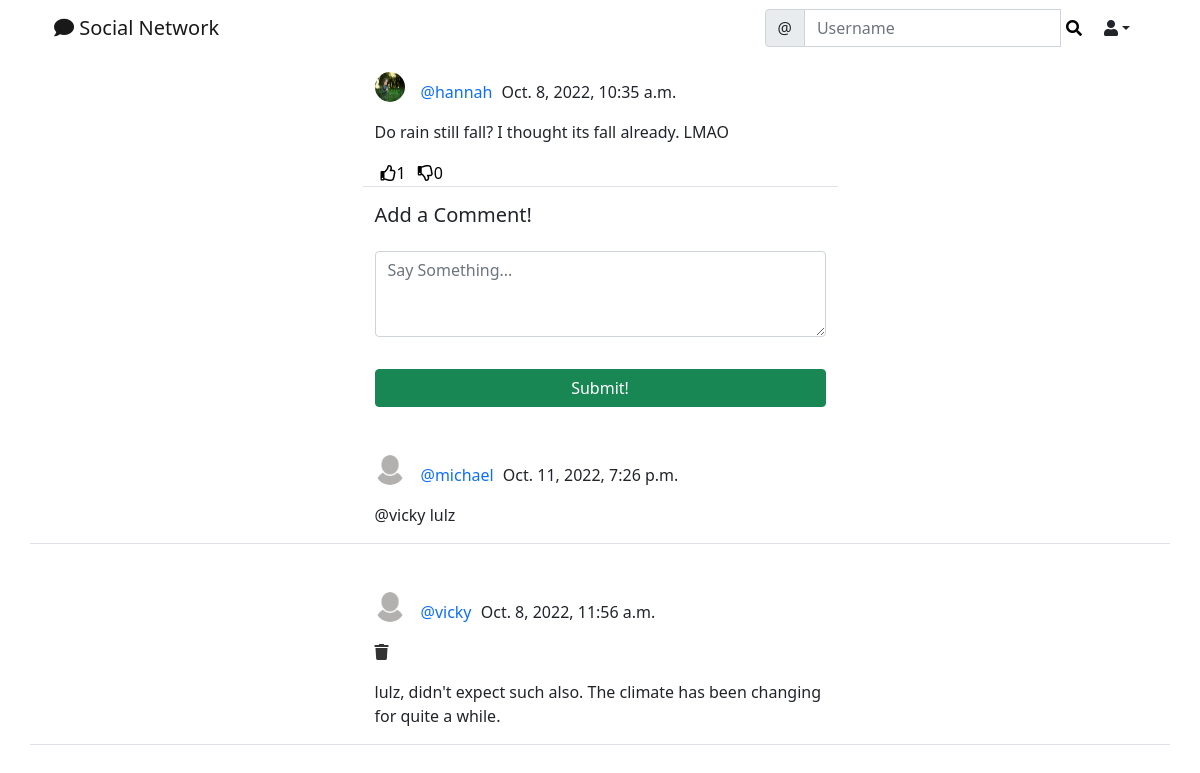
Page /social/post/6/ (signed in) on the committed database.
### social/models.py (models this page shows)
class Post (models.Model):
    body = models.TextField()
    created_on = models.DateTimeField(default=timezone.now)
    author = models.ForeignKey(User, on_delete=models.CASCADE)
    likes = models.ManyToManyField(User, blank=True, related_name='likes')
    dislikes = models.ManyToManyField(User, blank=True, related_name='dislikes')

class UserProfile(models.Model):
    user = models.OneToOneField(User, primary_key=True, verbose_name='user', related_name='profile', on_delete=models.CASCADE)
    name = models.CharField(max_length=30, blank=True, null=True)
    bio = models.TextField(max_length=500, blank=True)
    birth_date = models.DateField(null=True, blank=True)
    location = models.CharField(max_length=100, blank=True, null=True)
    picture = models.ImageField(upload_to='uploads/profile_pictures/', default='uploads/profile_pictures/default.png', blank=True)
    followers = models.ManyToManyField(User, blank=True, related_name='followers')

class Comment (models.Model):
    comment = models.TextField()
    created_on = models.DateTimeField(default=timezone.now)
    post = models.ForeignKey('Post', on_delete=models.CASCADE)
    author = models.ForeignKey(User, on_delete=models.CASCADE)

### social/views.py (the view, shortened to what this page needs)
# urls.py: path('post/<int:pk>/', PostDetailView.as_view(), name='post-detail'),
class PostDetailView(LoginRequiredMixin, View):
    def get(self, request, pk, *args, **kwargs):
        post = Post.objects.get(pk=pk)
        form = CommentForm()
        comments = Comment.objects.filter(post=post).order_by('-created_on')
        context = {
            'post': post,
            'form': form,
            'comments': comments,
        }
        return render(request, 'social/post_detail.html', context)

### social/forms.py
class CommentForm(forms.ModelForm):
    comment = forms.CharField(
        label='',
        widget=forms.Textarea(
            attrs={'rows': '3', 'placeholder': 'Say Something...'})
    )
    class Meta:
        model = Comment
        fields = ['comment']

### social/templates/social/post_detail.html (shortened to what this page needs)
{% extends 'landing/base.html' %}
{% load crispy_forms_tags %}
{% block content %}
<div class="container">
    <div class="row justify-content-center mt-3">
        <div class="col-md-5 col-sm-12 border-bottom">
            <div>
                <a href="{% url 'profile' post.author.profile.pk %}">
                    <img class="rounded-circle post-img" height="30" width="30" src="{{ post.author.profile.picture.url }}" />
                </a>
                <p class="post-text">
                    <a class="text-primary post-link" href="{% url 'profile' post.author.profile.pk %}">@{{ post.author }}
                    </a> {{ post.created_on }}
                </p>
            </div>
            <p>{{post.body}}</p>
            <div class="d-flex flex-row">
                <form action="{% url 'like' post.pk %}" method="POST">
                    <button style="background-color: transparent; border:none; box-shadow:none;" type="submit"><i
                            class="far fa-thumbs-up"></i><span>{{post.likes.all.count}}</span></button>
                </form>
                <form action="{% url 'dislike' post.pk %}" method="POST">
                    <button style="background-color: transparent; border:none; box-shadow:none;" type="submit"><i
                            class="far fa-thumbs-down"></i><span>{{post.dislikes.all.count}}</span></button>
                </form>
            </div>
        </div>
    </div>
    <div class="row justify-content-center mt-3">
        <div class="col-md-5 col-sm-12">
            <h5>Add a Comment!</h5>
        </div>
    </div>
    <div class="row justify-content-center mt-3 mb-5">
        <div class="col-md-5 col-sm-12">
            <form method="POST">
                {{form | crispy}}
                <div class="d-grid gap-2">
                    <button class="btn btn-success mt-3">Submit!</button>
                </div>
            </form>
        </div>
    </div>
    {% for comment in comments %}
    <div class="row justify-content-center mt-3 mb-5 border-bottom">
        <div class="col-md-5 col-sm-12">
                <div>
                    <a href="{% url 'profile' comment.author.profile.pk %}">
                        <img class="rounded-circle post-img" height="30" width="30" src="{{ comment.author.profile.picture.url }}" />
                    </a>
                    <p class="post-text"><a class="post-link text-primary" href="{% url 'profile' comment.author.profile.pk %}">@{{ comment.author }}
                        </a> {{ comment.created_on }}
                    </p>
                    <div class="mb-3">
                        {% if request.user == comment.author %}
                        <a href="{% url 'comment-delete' post.pk comment.pk %}" class="edit-color">
                            <i class="fas fa-trash"></i>
                        </a>
                        {% endif %}
                    </div>
                </div>
            <p>{{comment.comment}}</p>
        </div>
    </div>
    {% endfor %}
</div>
{% endblock content %}

### landing/templates/landing/base.html (shortened to what this page needs)
<!DOCTYPE html>
<html lang="en">
<head>
    <link rel="stylesheet" href="https://use.fontawesome.com/releases/v5.8.2/css/all.css">
    <link href="https://cdn.jsdelivr.net/npm/bootstrap@5.0.0-beta1/dist/css/bootstrap.min.css" rel="stylesheet"
>
        {% load static %}
        <link rel="stylesheet" href="{% static 'style.css' %}">
</head>
<body>
    {% include 'landing/navbar.html' %}
    {% block content %}
    {% endblock content %}
</body>
</html>

### landing/templates/landing/navbar.html (shortened to what this page needs)
<div class="container">
    <nav class="navbar navbar-expand-lg navbar-light">
        <div class="container-fluid">
            <a class="navbar-brand"
            {% if user.is_authenticated %}
            href="{% url 'post-list' %}"
            {% else %}
            href="{% url 'index' %}"
            {% endif %}>
            <i class="fas fa-comment"></i> Social Network</a>
            <div class="collapse navbar-collapse" id="navbarTogglerDemo03">
                <form class="d-flex" method="GET" action="{% url 'profile-search' %}">
                    <div class="input-group">
                        <span class="input-group-text" id="basic-addon1">@</span>
                        <input type="text" class="form-control" placeholder="Username" aria-label="Username"
                            aria-describedby="basic-addon1" name="query" value="{{request.GET.query}}">
                            <button class="remove-default-btn" type="submit"><i class="fas fa-search"></i></button>
                    </div>
                </form>
                {% if user.is_authenticated %}
                <div class="nav-item dropdown">
                    <a class="nav-link dropdown-toggle text-dark" data-bs-toggle="dropdown" role="button"
                        aria-expanded="false"><i class="fas fa-user"></i></a>
                </div>
                {% endif %}
            </div>
        </div>
    </nav>
</div>

### static/style.css (style rules this page uses)
.post-text { padding-top: 0.5rem; }
.post-link { text-decoration: none; margin-right: 5px; }
.post-img { float: left; margin-right: 1rem; }
.remove-default-btn { background-color: transparent; border: none; box-shadow: none; }
.edit-color { color: #333; }

### rows in the picture
Post: author.profile.picture (picture), author "hannah", created_on "Oct. 8, 2022, 10:35 a.m.", body "Do rain still fall? I thought its fall already. LMAO", likes.all.count "1", dislikes.all.count "0"
Comment: author.profile.picture (placeholder picture), author "michael", created_on "Oct. 11, 2022, 7:26 p.m.", comment "@vicky lulz"
Comment: author.profile.picture (placeholder picture), author "vicky", created_on "Oct. 8, 2022, 11:56 a.m.", comment "lulz, didn't expect such also. The climate has been changing for quite a while."
